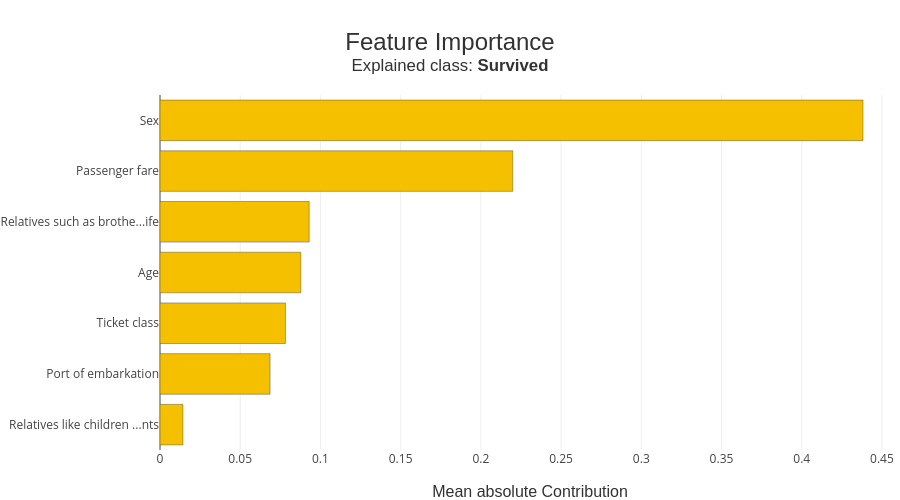

The notebook cell saved with this chart:
### Markdown cell above
## 7. Shapash plots in the notebook

### Code cell
xpl.plot.features_importance()

### Figure 1 — Plotly figure (JSON) as saved in the notebook; plotly's stock layout.template omitted (floating-point values rounded to 4 significant figures)
{"data": [{"customdata": ["Relatives like children or parents", "Port of embarkation", "Ticket class", "Age", "Relatives such as brother or wife", "Passenger fare", "Sex"], "hovertemplate": "Feature: %{customdata}<br />Contribution: %{x:.4f}<extra></extra>", "marker": {"color": ["rgba(244, 192, 0, 1.0)", "rgba(244, 192, 0, 1.0)", "rgba(244, 192, 0, 1.0)", "rgba(244, 192, 0, 1.0)", "rgba(244, 192, 0, 1.0)", "rgba(244, 192, 0, 1.0)", "rgba(244, 192, 0, 1.0)"], "line": {"color": "rgba(52, 55, 54, 0.8)", "width": 0.5}}, "name": "Global", "orientation": "h", "type": "bar", "x": [0.0143, 0.0686, 0.0782, 0.0878, 0.093, 0.2199, 0.4382], "y": ["Relatives like children or parents", "Port of embarkation", "Ticket class", "Age", "Relatives such as brother or wife", "Passenger fare", "Sex"]}], "layout": {"autosize": false, "barmode": "group", "height": 500, "hovermode": "closest", "margin": {"b": 50, "l": 160, "r": 0, "t": 95}, "title": {"font": {"color": "rgb(50, 50, 50)", "family": "Arial, sans-serif", "size": 24}, "text": "Feature Importance<br><sup>Explained class: <b>Survived</b></sup>", "x": 0.5, "xanchor": "center", "y": 0.9, "yanchor": "middle"}, "width": 900, "xaxis": {"title": {"font": {"color": "rgb(50, 50, 50)", "family": "Arial Black, Arial, sans-serif", "size": 16}, "text": "Mean absolute Contribution"}}, "yaxis": {"automargin": true, "dtick": 1, "tickmode": "array", "ticktext": ["Relatives like children ...nts", "Port of embarkation", "Ticket class", "Age", "Relatives such as brothe...ife", "Passenger fare", "Sex"], "tickvals": ["Relatives like children or parents", "Port of embarkation", "Ticket class", "Age", "Relatives such as brother or wife", "Passenger fare", "Sex"], "title": {"font": {"color": "rgb(50, 50, 50)", "family": "Arial Black, Arial, sans-serif", "size": 16}}}}}
